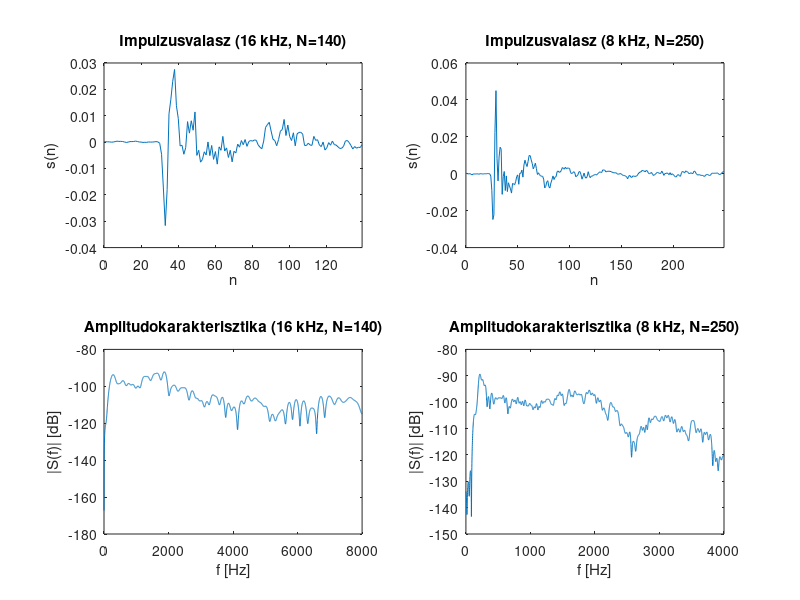

Source code (MATLAB):
% Identifikacios eredmenyek abrazolasa ido- es frekvenciatartomanyban.
% Az S vektorok valos meresek eredmenyei, az egyutthatok debugger segitsegevel
% lettek kiolvasva a mikrokontroller memoriajabol.

clear all;
clc;

S16=[0.000129615713, 0.000135472394, 0.000107435146, 8.87547649e-005, -3.52942443e-005, 3.00399461e-005, 0.000196197172, 0.000375433447, 0.000250521756,...
 0.000285307266, 0.000230521313, 5.15865504e-005, -0.000131161258, -1.30736189e-005, 0.000199053538, 0.000191537838, 0.000231484097, 0.000381268008,...
 0.000215749504, 4.73965229e-005, 7.52535971e-006, -0.000122586614, -6.65039697e-005, -0.000110467037, 7.03350233e-005, -6.40427697e-006, 2.45090705e-005,...
 6.96453499e-005, 0.000187971367, 9.11314564e-005, -0.000425943203, -0.00460020034, -0.0177925471, -0.0316475891, -0.0180235822, 0.0107259024, 0.0162028577,...
 0.0230325535, 0.027549345, 0.0137946801, 0.00896451809, -0.00147430494, -0.00118569809, -0.0046018376, -0.0020906853, 0.00777103053, 0.00339553878,...
 0.00809241924, 0.00450340705, 0.0114382738, -0.00504300045, -0.00310104038, -0.00760380272, -0.00657971855, -0.00366904843, -0.00487845903, 6.91769164e-005,...
 -0.00511862943, -0.00127253926, -0.00653933967, -0.00358823407, -0.0083577428, -0.00180296518, -0.00310901459, 0.00216769497, -0.00337568135, -0.00220571575,...
 -0.00582506554, -0.00310557871, -0.00748935807, -0.00349247549, -0.0041230591, -0.00077020732, -0.0019199535, 0.000589023693, -0.000983317266, 0.000975136645,...
 -0.00161141076, 0.000236547567, 0.000604682951, 0.000358912366, 0.000803400937, 0.000695862109, -0.00102879293, -0.00194375683, -0.00252315798, 0.000395963725,...
 0.00558151351, 0.00661253231, 0.00750573119, 0.00416852674, 0.00110515277, 0.000578375941, -0.00137670047, 0.000927701825, 0.00413291156, 0.00474978751,...
 0.00858909264, 0.00249199732, 0.00649406156, 0.00210806448, 0.000604277244, 0.00353805372, -0.00141107792, 0.00311272452, 0.00367296813, 0.00374007248,...
 0.00302961096, -0.00124023994, -0.0013051118, -0.000401326572, -0.00108726544, -0.00124996714, 0.0021734382, 0.000661682629, 0.000900333107, -0.00110947376,...
 -0.00170941418, 3.04584119e-005, -0.00300095743, -0.0021512073, -0.000202648996, -0.00117921364, 0.000412150781, -0.000932963623, -0.0011200119, -0.00176806038,...
 -0.00241335365, -0.00232474599, -0.00160049344, 0.000386855361, 0.000626646273, -0.000124863742, -0.00129037735, -0.00260682101, -0.00167863583, -0.00231462321,...
 -0.00193815352, -0.00205083587, -0.000958253222];

S8=[0.000268430915, 0.000129716645, -2.52017689e-005, -0.000123778605, 9.96571398e-005, -0.000339385937, -0.000572025427, -0.000156742462, -9.31240575e-005,...
 -0.00014395146, -0.00011408257, -2.7357155e-005, -0.000126824511, -0.000248727534, 9.68626773e-005, 1.32600626e-005, -0.00015035666, -9.58368473e-005,...
 3.62589599e-005, -5.37061787e-005, 2.5242764e-006, 0.000128431711, 6.70885347e-005, -5.80312699e-005, -0.00126997021, -0.00895418599, -0.0247777887,...
 -0.022277927, 0.0223829672, 0.0449999571, 0.00829204079, -0.00387327652, 0.00912464969, 0.0143686067, 0.0132583482, -0.0111664515, -0.001492774,...
 0.00122848211, -0.00908789504, -0.00116892555, -0.00967600755, -0.00487262988, -0.00663683657, -0.008228519, -0.0104739284, -0.00521206809, -0.00554814888,...
 -0.00594178587, -0.0043253093, -0.00152323302, -0.000618270366, -0.00570740225, 0.000309140014, 0.000249986362, 0.00199984573, -0.00183460105, 0.00478903158,...
 0.00733519439, 0.00528631825, 0.00390540389, 0.00674934592, 0.00989201665, 0.00982013065, 0.0075167492, 0.00551990652, 0.00264598383, 0.0039616758,...
 0.00573121617, 0.00281002978, -0.000398658274, 0.000520463742, -0.000515593798, -0.00109842571, -0.00137895334, -0.00136203482, -0.00288991258,...
 -0.00765932864, -0.00691417139, -0.00444140518, -0.00375754479, -0.00700939726, -0.00766511355, -0.00498473598, -0.00323567656, -0.00118979241,...
 -0.00312815676, -0.00184710999, -0.0015873079, 0.00115192076, 0.00150796899, 0.000750131672, 0.000940265716, 0.001726722, 0.00334970793, 0.00298084295,...
 0.00246707164, 0.0036191917, 0.00259400718, 0.00317965401, 0.00296360091, 0.00290481257, 0.000604018802, 9.81370467e-005, 0.000530834426, 0.00111240475,...
 0.000566765317, -0.00160982087, -0.00118492846, -0.000630381692, 0.00101109187, 0.00120305817, -0.000428680709, -0.00293431687, -0.00141381612,...
 0.000359482714, -0.00176893512, -0.00240523973, -0.00151240232, 0.00110846269, -0.000978630036, -0.00214243913, -0.00119870738, -0.00131223106,...
 -0.000894046796, -0.000509843638, -0.000352564151, -0.000739472511, -0.000119604454, 0.000498685753, 0.00100944797, 0.000776403409, 0.00067828293,...
 0.00208058255, 0.0019859327, 0.00194410654, 0.000979110599, 0.00127155858, 0.0013641878, 0.00133474672, 0.00131207926, 0.00116184214, 0.000836771505,...
 0.000712357578, 0.000456665468, 0.000493968779, 0.000501845323, -7.44545832e-005, -0.000265337731, -0.000144969454, 0.000193755026, -0.000303112232,...
 -0.000568932213, -0.00101415219, -0.000909612107, -0.00132755237, -0.00155635993, -0.00278086495, -0.00137743622, -0.000859079999, -0.00173909427,...
 -0.00202212483, -0.00120676181, -0.00124873128, -0.00148638419, -0.00131703482, -0.0011140377, -0.000272921141, 0.000482977543, 0.00093182124, 0.00101863872,...
 0.00183940062, 0.00155480404, 0.00153530575, 0.00101331959, 0.00179555395, 0.00156999193, 0.000419359421, -5.38148015e-005, 0.000197870962, 0.000738207134,...
 -0.000219750771, -0.000938466983, -0.00049348583, -0.000215430948, 0.000604378991, 0.000711229979, 0.000386159634, 0.000146697465, 0.000206173703,...
 0.00144259888, 0.000406433915, -0.000889362709, 0.000151914341, 0.000170665371, 0.000447341241, 0.000121764126, -0.000485501194, 0.000581833825,...
 -0.000537288608, -1.67766757e-006, -0.000387135573, -0.00100678205, -0.00161592255, -0.00169320311, -0.000682534766, -0.000457362825, -0.00109265395,...
 -0.00138245907, 0.000533354294, 0.00135006139, 0.000938861398, 0.000404605991, 0.00155787356, 0.00113430026, 0.000992716639, 0.000110678891, 0.000146644641,...
 0.000556157494, 0.000131720983, 9.7203796e-005, 0.00136811857, 0.0013031672, 0.000171858002, -0.000406114035, -0.000752501481, -0.000479015813,...
 -0.000650307513, -0.000909978233, -0.000860942295, -0.00103654468, -0.00147939427, -0.0010443799, -0.000403605314, -0.000380115322, -0.000592138094,...
 -0.00102566613, -0.000772822881, 0.000159877731, 0.000338079029, 0.000197762303, 0.000287129689, 0.000272384903, 0.000400031451, 0.000327729213,...
 -0.000266229821, -0.00040241328, -0.000114282164, 0.000548541604, 0.00110552495, 0.00108183327];

NFFT=8192;
N=length(S16);
subplot(221);
plot(0:N-1,S16);
xlim([0 N-1]);
title(sprintf('Impulzusvalasz (16 kHz, N=%d)',N));
xlabel('n');
ylabel('s(n)');
subplot(223);
plot((0:NFFT-1)*16000/NFFT,20*log10(abs(fft(S16,NFFT)/NFFT)));
xlim([0 8000]);
title(sprintf('Amplitudokarakterisztika (16 kHz, N=%d)',N));
xlabel('f [Hz]');
ylabel('|S(f)| [dB]');
N=length(S8);
subplot(222);
plot(0:N-1,S8);
xlim([0 N-1]);
title(sprintf('Impulzusvalasz (8 kHz, N=%d)',N));
xlabel('n');
ylabel('s(n)');
subplot(224);
plot((0:NFFT-1)*8000/NFFT,20*log10(abs(fft(S8,NFFT)/NFFT)));
xlim([0 4000]);
title(sprintf('Amplitudokarakterisztika (8 kHz, N=%d)',N));
xlabel('f [Hz]');
ylabel('|S(f)| [dB]');
